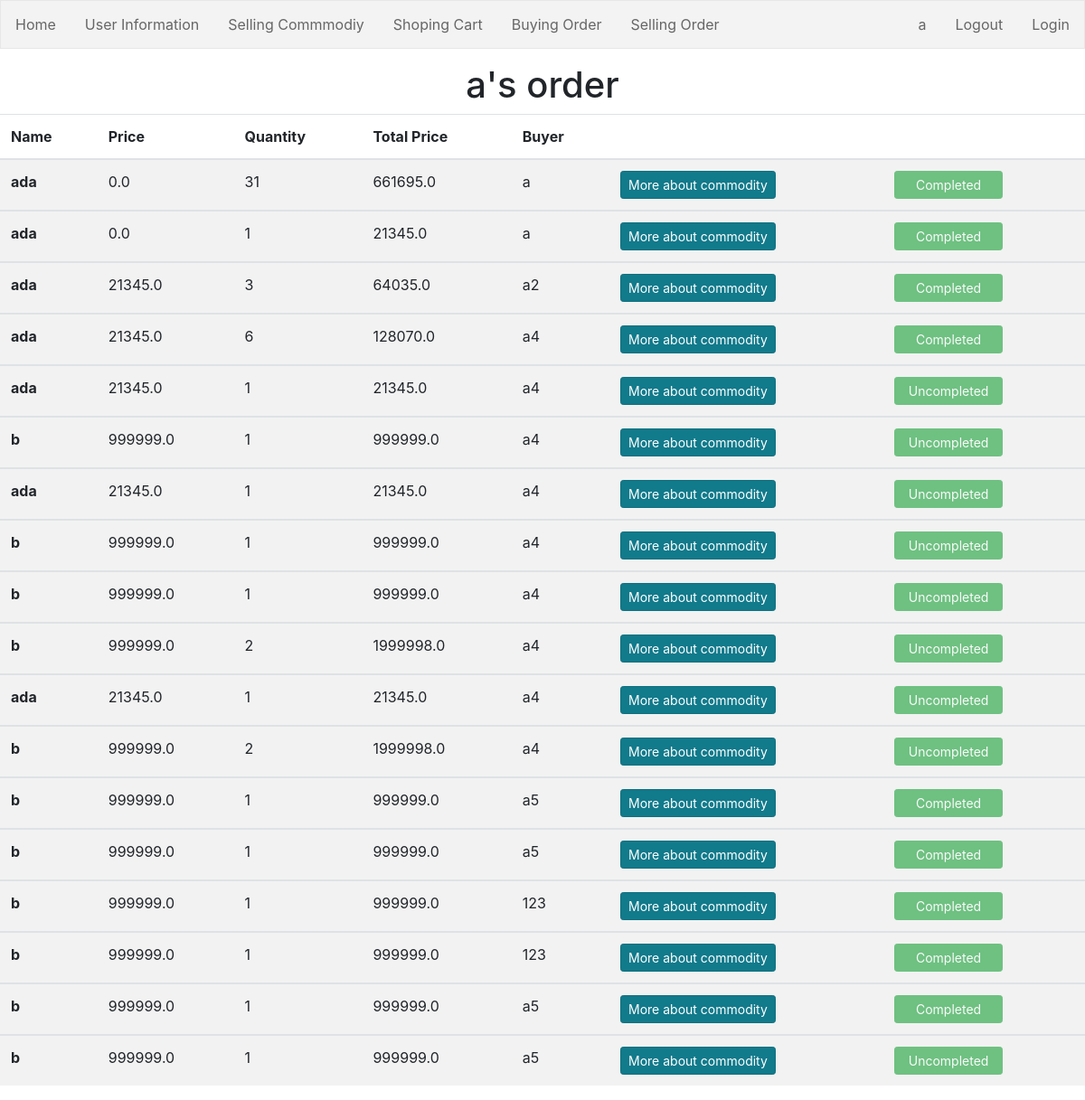
Page /polls/sell_order (signed in) on the committed database.
### polls/models.py (models this page shows)
class Order(models.Model):
    buyer=models.ForeignKey(User_info,on_delete=models.DO_NOTHING,related_name='buy_order')
    food_id=models.CharField(max_length=100,default='')
    food_name=models.CharField(max_length=100)
    food_num=models.IntegerField(default=0)
    food_price=models.FloatField(default=0)
    cost=models.FloatField(default=0)
    seller=models.ForeignKey(User_info,on_delete=models.DO_NOTHING,related_name="sell_order")
    has_pay=models.BooleanField(default=False)
    has_complete=models.BooleanField(default=False)
    can_buy=models.BooleanField(default=False)

class User_info(models.Model):
    img = models.ImageField(upload_to=user_path,default="")
    user_id=models.AutoField(primary_key=True)
    user_name=models.CharField(max_length=100)
    user_password=models.CharField(max_length=100)
    phone_num=models.CharField(max_length=100,default="No")
    address=models.CharField(max_length=100,default="No")

### polls/views.py (the view)
# urls.py: path('sell_order',views.sell_order,name="sell_order"),
def sell_order(request):
    if request.method=='GET':
        user_name = request.session.get('user_name', '')
        if not user_name:
            return render(request, 'login.html')
        else:
            user = User_info.objects.get(user_name=request.session['user_name'])
            try:
                sql_statement="select * from user_info where user_name = %s"
                para_list=[request.session['user_name']]
                user =execute_sql(sql_statement,para_list)
            except:
                user = User_info.objects.get(user_name=request.session['user_name'])
            order_list=Order.objects.filter(seller=user,has_pay=True)
            login=True
            u_name=User_info.objects.get(user_name=request.session['user_name']).user_name
            context={
                'user':user_name,
                'order_list':order_list,
                'login':login,
                'u_name':u_name
            }
            return render(request, 'sell_order.html',context)

### polls/views.py (called while the page is built)
def execute_sql(sql_statement,para_list):
    with connections.cursor() as cursor:
        cursor.execute(sql_statement,para_list)
        return cursor

### polls/templates/sell_order.html (shortened to what this page needs)
{% include "navigation.html"%}
<link rel="stylesheet" href="https://stackpath.bootstrapcdn.com/bootstrap/4.3.1/css/bootstrap.min.css">
<h1 class="text-center">{{user}}'s order</h1>
{% if order_list %}
<table class="table table-striped">
        <thead>
          <tr>
            <th scope="col">Name</th>
            <th scope="col">Price</th>
            <th scope="col">Quantity</th>
            <th scope="col">Total Price</th>
            <th scope="col">Buyer</th>
            <th colspan="2" ></th>
          </tr>
        </thead>
{% for order in order_list %}
        <tbody>
          <tr>
            <th scope="row">{{ order.food_name }}</th>
            <td>{{ order.food_price }}</td>
            <td>{{ order.food_num }}</td>
            <td>{{order.cost}}</td>
            <td>{{order.buyer.user_name}}</td>
            <td>
                <a href={% url 'food_detail' order.food_id %} class="btn btn-info btn-sm active" role="button" aria-pressed="true">More about commodity</a>
            </td>
            {% if order.has_complete %}
            <td>
                <a href={% url 'complete' order.food_id %} class="btn btn-success btn-sm disabled" role="button" aria-pressed="true" style="width:120px" >Completed</a>
            </td>
            {% else %}
            <td>
                <a href={% url 'complete' order.food_id %} class="btn btn-success btn-sm disabled" role="button" aria-pressed="true" style="width:120px" >Uncompleted</a>
            </td>
            {% endif %}
          </tr>
        </tbody>
{% endfor %}
</table>
{% endif %}

### rows in the picture
Order: food_name "ada", food_price "0.0", food_num "31", cost "661695.0", buyer.user_name "a", has_complete "Completed"
Order: food_name "ada", food_price "0.0", food_num "1", cost "21345.0", buyer.user_name "a", has_complete "Completed"
Order: food_name "ada", food_price "21345.0", food_num "3", cost "64035.0", buyer.user_name "a2", has_complete "Completed"
Order: food_name "ada", food_price "21345.0", food_num "6", cost "128070.0", buyer.user_name "a4", has_complete "Completed"
Order: food_name "ada", food_price "21345.0", food_num "1", cost "21345.0", buyer.user_name "a4", has_complete "Uncompleted"
Order: food_name "b", food_price "999999.0", food_num "1", cost "999999.0", buyer.user_name "a4", has_complete "Uncompleted"
Order: food_name "ada", food_price "21345.0", food_num "1", cost "21345.0", buyer.user_name "a4", has_complete "Uncompleted"
Order: food_name "b", food_price "999999.0", food_num "1", cost "999999.0", buyer.user_name "a4", has_complete "Uncompleted"
Order: food_name "b", food_price "999999.0", food_num "1", cost "999999.0", buyer.user_name "a4", has_complete "Uncompleted"
Order: food_name "b", food_price "999999.0", food_num "2", cost "1999998.0", buyer.user_name "a4", has_complete "Uncompleted"
Order: food_name "ada", food_price "21345.0", food_num "1", cost "21345.0", buyer.user_name "a4", has_complete "Uncompleted"
Order: food_name "b", food_price "999999.0", food_num "2", cost "1999998.0", buyer.user_name "a4", has_complete "Uncompleted"
Order: food_name "b", food_price "999999.0", food_num "1", cost "999999.0", buyer.user_name "a5", has_complete "Completed"
Order: food_name "b", food_price "999999.0", food_num "1", cost "999999.0", buyer.user_name "a5", has_complete "Completed"
Order: food_name "b", food_price "999999.0", food_num "1", cost "999999.0", buyer.user_name "123", has_complete "Completed"
Order: food_name "b", food_price "999999.0", food_num "1", cost "999999.0", buyer.user_name "123", has_complete "Completed"
Order: food_name "b", food_price "999999.0", food_num "1", cost "999999.0", buyer.user_name "a5", has_complete "Completed"
Order: food_name "b", food_price "999999.0", food_num "1", cost "999999.0", buyer.user_name "a5", has_complete "Uncompleted"

### other values in the picture
{{ u_name }} "a"
{{ user }} "a"
